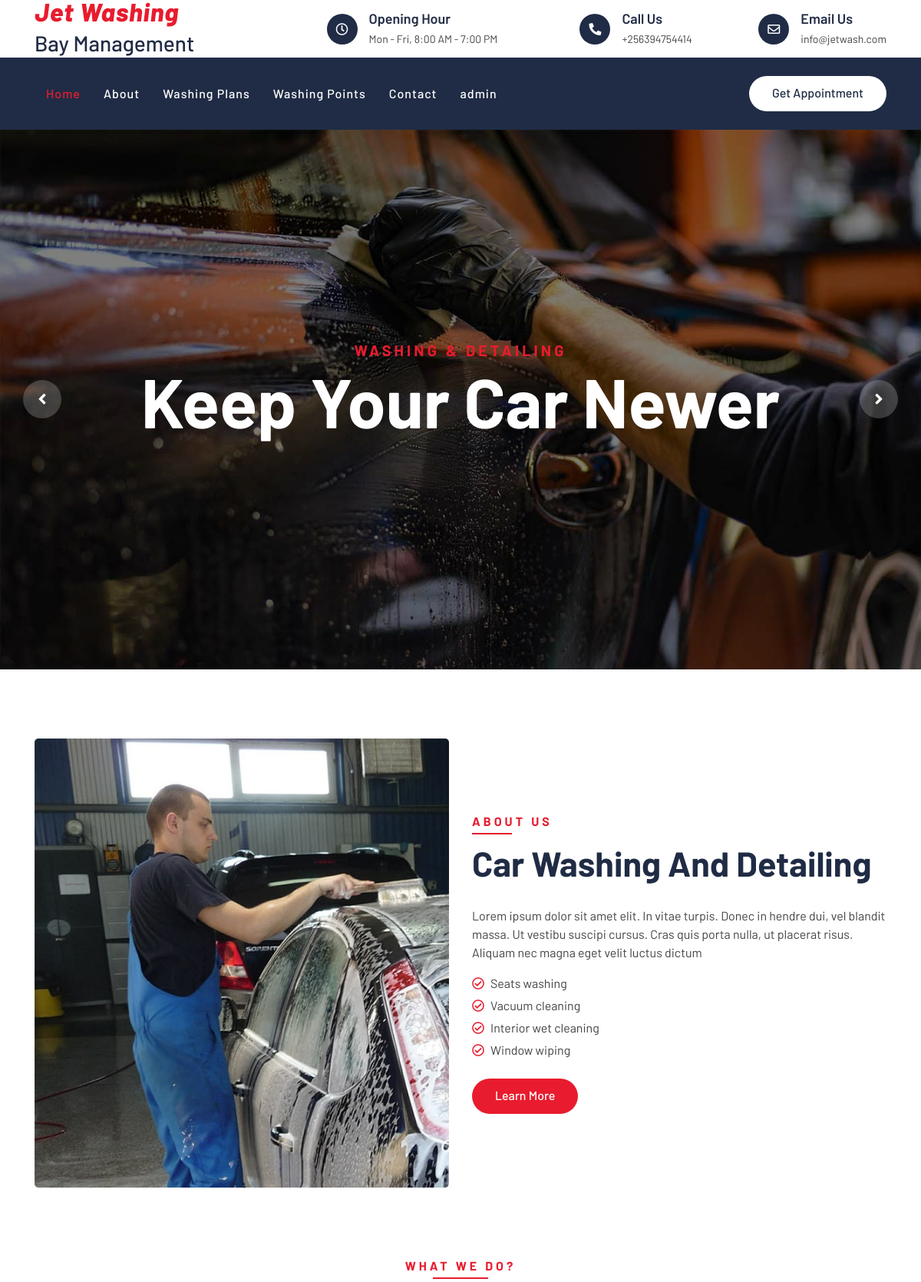
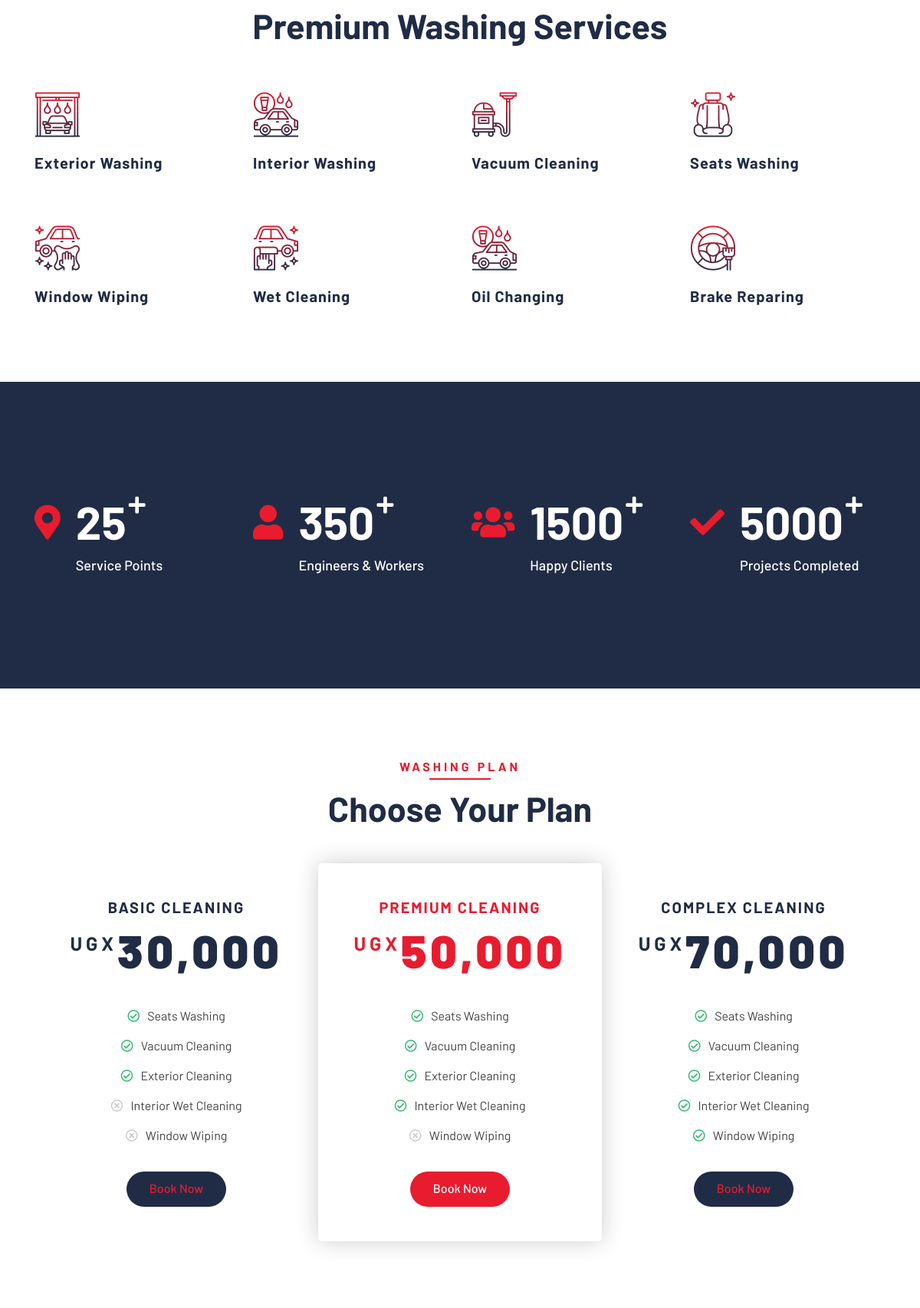
The page / (upper part) on the database its author committed (2 pictures, top to bottom).
### tables this page shows
CREATE TABLE `tblpages` (
  `id` int(11) NOT NULL,
  `type` varchar(255) DEFAULT '',
  `detail` longtext DEFAULT NULL,
  `openignHrs` varchar(255) DEFAULT NULL,
  `phoneNumber` bigint(20) DEFAULT NULL,
  `emailId` varchar(120) DEFAULT NULL
);

### index.php (the view, shortened to what this page needs)
<?php
include('includes/config.php');
?>
<!DOCTYPE html>
<html lang="en">
    <head>
        <link href="https://stackpath.bootstrapcdn.com/bootstrap/4.4.1/css/bootstrap.min.css" rel="stylesheet">
        <link href="https://cdnjs.cloudflare.com/ajax/libs/font-awesome/5.10.0/css/all.min.css" rel="stylesheet">
        <link href="lib/flaticon/font/flaticon.css" rel="stylesheet">
        <link href="lib/animate/animate.min.css" rel="stylesheet">
        <link href="lib/owlcarousel/assets/owl.carousel.min.css" rel="stylesheet">
        <link href="css/style.css" rel="stylesheet">
    </head>
    <body>
<?php include_once('includes/header.php');?>
        <div class="carousel">
            <div class="container-fluid">
                <div class="owl-carousel">
                    <div class="carousel-item">
                        <div class="carousel-img">
                            <img src="img/carousel-1.jpg" alt="Image">
                        </div>
                        <div class="carousel-text">
                            <h3>Washing & Detailing</h3>
                            <h1>Keep your Car Newer</h1>
                        </div>
                    </div>
                </div>
            </div>
        </div>
        <div class="about">
            <div class="container">
                <div class="row align-items-center">
                    <div class="col-lg-6">
                        <div class="about-img">
                            <img src="img/about.jpg" alt="Image">
                        </div>
                    </div>
                    <div class="col-lg-6">
                        <div class="section-header text-left">
                            <p>About Us</p>
                            <h2>car washing and detailing</h2>
                        </div>
                        <div class="about-content">
                            <p>
                                Lorem ipsum dolor sit amet elit. In vitae turpis. Donec in hendre dui, vel blandit massa. Ut vestibu suscipi cursus. Cras quis porta nulla, ut placerat risus. Aliquam nec magna eget velit luctus dictum
                            </p>
                            <ul>
                                <li><i class="far fa-check-circle"></i>Seats washing</li>
                                <li><i class="far fa-check-circle"></i>Vacuum cleaning</li>
                                <li><i class="far fa-check-circle"></i>Interior wet cleaning</li>
                                <li><i class="far fa-check-circle"></i>Window wiping</li>
                            </ul>
                            <a class="btn btn-custom" href="about.php">Learn More</a>
                        </div>
                    </div>
                </div>
            </div>
        </div>
        <div class="service">
            <div class="container">
                <div class="section-header text-center">
                    <p>What We Do?</p>
                    <h2>Premium Washing Services</h2>
                </div>
                <div class="row">
                    <div class="col-lg-3 col-md-6">
                        <div class="service-item">
                            <i class="flaticon-car-wash-1"></i>
                            <h3>Exterior Washing</h3>
                        </div>
                    </div>
                    <div class="col-lg-3 col-md-6">
                        <div class="service-item">
                            <i class="flaticon-car-wash"></i>
                            <h3>Interior Washing</h3>
                        </div>
                    </div>
                    <div class="col-lg-3 col-md-6">
                        <div class="service-item">
                            <i class="flaticon-vacuum-cleaner"></i>
                            <h3>Vacuum Cleaning</h3>
                        </div>
                    </div>
                    <div class="col-lg-3 col-md-6">
                        <div class="service-item">
                            <i class="flaticon-seat"></i>
                            <h3>Seats Washing</h3>
                        </div>
                    </div>
                    <div class="col-lg-3 col-md-6">
                        <div class="service-item">
                            <i class="flaticon-car-service"></i>
                            <h3>Window Wiping</h3>
                        </div>
                    </div>
                    <div class="col-lg-3 col-md-6">
                        <div class="service-item">
                            <i class="flaticon-car-service-2"></i>
                            <h3>Wet Cleaning</h3>
                        </div>
                    </div>
                    <div class="col-lg-3 col-md-6">
                        <div class="service-item">
                            <i class="flaticon-car-wash"></i>
                            <h3>Oil Changing</h3>
                        </div>
                    </div>
                    <div class="col-lg-3 col-md-6">
                        <div class="service-item">
                            <i class="flaticon-brush-1"></i>
                            <h3>Brake Reparing</h3>
                        </div>
                    </div>
                </div>
            </div>
        </div>
        <div class="facts" data-parallax="scroll" data-image-src="img/facts.jpg">
            <div class="container">
                <div class="row">
                    <div class="col-lg-3 col-md-6">
                        <div class="facts-item">
                            <i class="fa fa-map-marker-alt"></i>
                            <div class="facts-text">
                                <h3 data-toggle="counter-up">25</h3>
                                <p>Service Points</p>
                            </div>
                        </div>
                    </div>
                    <div class="col-lg-3 col-md-6">
                        <div class="facts-item">
                            <i class="fa fa-user"></i>
                            <div class="facts-text">
                                <h3 data-toggle="counter-up">350</h3>
                                <p>Engineers & Workers</p>
                            </div>
                        </div>
                    </div>
                    <div class="col-lg-3 col-md-6">
                        <div class="facts-item">
                            <i class="fa fa-users"></i>
                            <div class="facts-text">
                                <h3 data-toggle="counter-up">1500</h3>
                                <p>Happy Clients</p>
                            </div>
                        </div>
                    </div>
                    <div class="col-lg-3 col-md-6">
                        <div class="facts-item">
                            <i class="fa fa-check"></i>
                            <div class="facts-text">
                                <h3 data-toggle="counter-up">5000</h3>
                                <p>Projects Completed</p>
                            </div>
                        </div>
                    </div>
                </div>
            </div>
        </div>
        <div class="price">
            <div class="container">
                <div class="section-header text-center">
                    <p>Washing Plan</p>
                    <h2>Choose Your Plan</h2>
                </div>
                <div class="row">
                    <div class="col-md-4">
                        <div class="price-item">
                            <div class="price-header">
                                <h3>Basic Cleaning</h3>
                                <h2><span>UGX</span><strong>30,000</strong></h2>
                            </div>
                            <div class="price-body">
                                <ul>
                                    <li><i class="far fa-check-circle"></i>Seats Washing</li>
                                    <li><i class="far fa-check-circle"></i>Vacuum Cleaning</li>
                                    <li><i class="far fa-check-circle"></i>Exterior Cleaning</li>
                                    <li><i class="far fa-times-circle"></i>Interior Wet Cleaning</li>
                                    <li><i class="far fa-times-circle"></i>Window Wiping</li>
                                </ul>
                            </div>
                            <div class="price-footer">
                            <a class="btn btn-custom" onclick="initiatePayment('Basic Cleaning', 30000)">Book Now</a>
                            </div>
                        </div>
                    </div>
                    <div class="col-md-4">
                        <div class="price-item featured-item">
                            <div class="price-header">
                                <h3>Premium Cleaning</h3>
                                <h2><span>UGX</span><strong>50,000</strong></h2>
                            </div>
                            <div class="price-body">
                                <ul>
                                    <li><i class="far fa-check-circle"></i>Seats Washing</li>
                                    <li><i class="far fa-check-circle"></i>Vacuum Cleaning</li>
                                    <li><i class="far fa-check-circle"></i>Exterior Cleaning</li>
                                    <li><i class="far fa-check-circle"></i>Interior Wet Cleaning</li>
                                    <li><i class="far fa-times-circle"></i>Window Wiping</li>
                                </ul>
                            </div>
                            <div class="price-footer">
                            <a class="btn btn-custom" onclick="initiatePayment('Premium Cleaning', 50000)">Book Now</a>
                            </div>
                        </div>
                    </div>
                    <div class="col-md-4">
                        <div class="price-item">
                            <div class="price-header">
                                <h3>Complex Cleaning</h3>
                                <h2><span>UGX</span><strong>70,000</strong></h2>
                            </div>
                            <div class="price-body">
                                <ul>
                                    <li><i class="far fa-check-circle"></i>Seats Washing</li>
                                    <li><i class="far fa-check-circle"></i>Vacuum Cleaning</li>
                                    <li><i class="far fa-check-circle"></i>Exterior Cleaning</li>
                                    <li><i class="far fa-check-circle"></i>Interior Wet Cleaning</li>
                                    <li><i class="far fa-check-circle"></i>Window Wiping</li>
                                </ul>
                            </div>
                            <div class="price-footer">
                            <a class="btn btn-custom" onclick="initiatePayment('Complex Cleaning', 70000)">Book Now</a>
                            </div>
                        </div>
                    </div>
                </div>
            </div>
        </div>
    </body>
</html>

### includes/header.php (shortened to what this page needs)
        <div class="top-bar">
            <div class="container">
                <div class="row align-items-center">
                    <div class="col-lg-4 col-md-12">
                        <div class="logo">
                            <a href="index.php">
                                <h1 style="font-size:33px;">Jet Washing </h1><h3><span>Bay Management</span></h3>
                            </a>
                        </div>
                    </div>
<?php
$sql = "SELECT * from tblpages where type='contact'";
$query = $dbh -> prepare($sql);
$query->execute();
$results=$query->fetchAll(PDO::FETCH_OBJ);
foreach($results as $result)
{
?>
                    <div class="col-lg-8 col-md-7 d-none d-lg-block">
                        <div class="row">
                            <div class="col-4">
                                <div class="top-bar-item">
                                    <div class="top-bar-icon">
                                        <i class="far fa-clock"></i>
                                    </div>
                                    <div class="top-bar-text">
                                        <h3>Opening Hour</h3>
                                        <p><?php   echo $result->openignHrs; ?></p>
                                    </div>
                                </div>
                            </div>
                            <div class="col-4">
                                <div class="top-bar-item">
                                    <div class="top-bar-icon">
                                        <i class="fa fa-phone-alt"></i>
                                    </div>
                                    <div class="top-bar-text">
                                        <h3>Call Us</h3>
                                        <p>+<?php   echo $result->phoneNumber; ?></p>
                                    </div>
                                </div>
                            </div>
                            <div class="col-4">
                                <div class="top-bar-item">
                                    <div class="top-bar-icon">
                                        <i class="far fa-envelope"></i>
                                    </div>
                                    <div class="top-bar-text">
                                        <h3>Email Us</h3>
                                        <p><?php   echo $result->emailId; ?></p>
                                    </div>
                                </div>
                            </div>
                        </div>
                    </div>
                <?php } ?>
                </div>
            </div>
        </div>
        <div class="nav-bar">
            <div class="container">
                <nav class="navbar navbar-expand-lg bg-dark navbar-dark">
                    <div class="collapse navbar-collapse justify-content-between" id="navbarCollapse">
                        <div class="navbar-nav mr-auto"  style="font-color:orange;">
                            <a href="index.php" class="nav-item nav-link active">Home</a>
                            <a href="about.php" class="nav-item nav-link">About</a>
                            <a href="washing-plans.php" class="nav-item nav-link">Washing Plans</a>
                            <a href="location.php" class="nav-item nav-link">Washing Points</a>
                            <a href="contact.php" class="nav-item nav-link">Contact</a>
                            <a href="admin" class="nav-item nav-link">admin</a>
                        </div>
                        <div class="ml-auto">
                            <a class="btn btn-custom" href="contact.php">Get Appointment</a>
                        </div>
                    </div>
                </nav>
            </div>
        </div>

### rows shown on the page
tblpages: openignHrs "Mon - Fri, 8:00 AM - 7:00 PM", phoneNumber "256394754414", emailId "info@jetwash.com"
